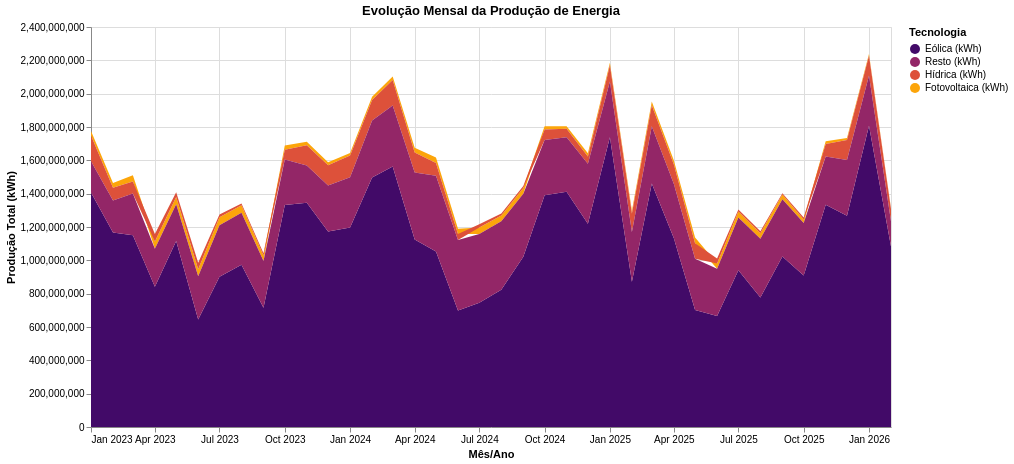

This figure's notebook cell:
### Code cell
tecnologias = ['Eólica (kWh)', 'Fotovoltaica (kWh)', 'Hídrica (kWh)', 'Resto (kWh)']

# 2. "Derreter" o DataFrame
df_long = df_hora.melt(
    id_vars=['Data/Hora'], 
    value_vars=tecnologias,
    var_name='Tecnologia', 
    value_name='kWh'
)

# 3. Criar o gráfico
chart = alt.Chart(df_long).mark_area().encode(
    alt.X('yearmonth(Data/Hora):T').axis(format='%b %Y', title='Mês/Ano'),
    alt.Y('sum(kWh):Q').title('Produção Total (kWh)'),
    
    # Adicionamos o 'sort' aqui para ordenar pela soma de kWh
    alt.Color('Tecnologia:N').scale(scheme='inferno').sort(
        alt.EncodingSortField(field='kWh', op='sum', order='descending')
    ),
    
    alt.Order('sum(kWh):Q', sort='descending'),
    
    tooltip=['yearmonth(Data/Hora)', 'Tecnologia', 'sum(kWh)']
).properties(
    width=800,
    height=400,
    title='Evolução Mensal da Produção de Energia'
).interactive()

chart.show()

### Figure 1 — Vega specification as saved in the notebook (floating-point values rounded to 4 significant figures; data arrays with more than 128 entries replaced by an {"elided": "..."} marker saying what was removed)
{"$schema": "https://vega.github.io/schema/vega/v6.json", "data": [{"name": "param_1e9efca18e7a2868_store"}, {"name": "source_0"}, {"name": "data_0", "values": {"elided": "152 records"}, "transform": [{"type": "formula", "expr": "toDate(datum['yearmonth_Data/Hora'])", "as": "yearmonth_Data/Hora"}]}, {"name": "source_0_color_domain_Tecnologia", "values": [{"Tecnologia": "Eólica (kWh)", "sort_field": 42230000000.0}, {"Tecnologia": "Fotovoltaica (kWh)", "sort_field": 1034000000.0}, {"Tecnologia": "Hídrica (kWh)", "sort_field": 2595000000.0}, {"Tecnologia": "Resto (kWh)", "sort_field": 11820000000.0}]}], "signals": [{"name": "unit", "value": {}, "on": [{"events": "pointermove", "update": "isTuple(group()) ? group() : unit"}]}, {"name": "param_1e9efca18e7a2868", "update": "vlSelectionResolve(\"param_1e9efca18e7a2868_store\", \"union\")"}, {"name": "param_1e9efca18e7a2868_yearmonth_Data_Hora", "on": [{"events": [{"source": "view", "type": "dblclick"}], "update": "null"}, {"events": {"signal": "param_1e9efca18e7a2868_translate_delta"}, "update": "panLinear(param_1e9efca18e7a2868_translate_anchor.extent_x, -param_1e9efca18e7a2868_translate_delta.x / width)"}, {"events": {"signal": "param_1e9efca18e7a2868_zoom_delta"}, "update": "zoomLinear(domain(\"x\"), param_1e9efca18e7a2868_zoom_anchor.x, param_1e9efca18e7a2868_zoom_delta)"}]}, {"name": "param_1e9efca18e7a2868_tuple", "on": [{"events": [{"signal": "param_1e9efca18e7a2868_yearmonth_Data_Hora"}], "update": "param_1e9efca18e7a2868_yearmonth_Data_Hora ? {unit: \"\", fields: param_1e9efca18e7a2868_tuple_fields, values: [param_1e9efca18e7a2868_yearmonth_Data_Hora]} : null"}]}, {"name": "param_1e9efca18e7a2868_tuple_fields", "value": [{"field": "yearmonth_Data/Hora", "channel": "x", "type": "R"}]}, {"name": "param_1e9efca18e7a2868_translate_anchor", "value": {}, "on": [{"events": [{"source": "scope", "type": "pointerdown"}], "update": "{x: x(unit), y: y(unit), extent_x: domain(\"x\")}"}]}, {"name": "param_1e9efca18e7a2868_translate_delta", "value": {}, "on": [{"events": [{"source": "window", "between": [{"source": "scope", "type": "pointerdown"}, {"source": "window", "type": "pointerup"}], "type": "pointermove", "consume": true}], "update": "{x: param_1e9efca18e7a2868_translate_anchor.x - x(unit), y: param_1e9efca18e7a2868_translate_anchor.y - y(unit)}"}]}, {"name": "param_1e9efca18e7a2868_zoom_anchor", "on": [{"events": [{"source": "scope", "consume": true, "type": "wheel"}], "update": "{x: invert(\"x\", x(unit)), y: invert(\"y\", y(unit))}"}]}, {"name": "param_1e9efca18e7a2868_zoom_delta", "on": [{"events": [{"source": "scope", "consume": true, "type": "wheel"}], "update": "pow(1.001, event.deltaY * pow(16, event.deltaMode))", "force": true}]}, {"name": "param_1e9efca18e7a2868_modify", "on": [{"events": {"signal": "param_1e9efca18e7a2868_tuple"}, "update": "modify(\"param_1e9efca18e7a2868_store\", param_1e9efca18e7a2868_tuple, true)"}]}], "marks": [{"type": "group", "name": "pathgroup", "from": {"facet": {"data": "data_0", "name": "faceted_path_main", "groupby": ["Tecnologia"]}}, "encode": {"update": {"width": {"field": {"signal": null, "datum": null, "group": "width", "parent": null}}, "height": {"field": {"signal": null, "datum": null, "group": "height", "parent": null}}}}, "marks": [{"type": "area", "name": "marks", "from": {"data": "faceted_path_main"}, "sort": {"field": "x"}, "encode": {"update": {"fill": {"field": "Tecnologia", "scale": "color"}, "y2": {"field": "sum_kWh_start", "scale": "y"}, "x": {"field": "yearmonth_Data/Hora", "scale": "x"}, "tooltip": {"signal": "{\"Data/Hora (year-month)\": timeFormat(datum[\"yearmonth_Data/Hora\"], timeUnitSpecifier([\"year\",\"month\"], {\"year-month\":\"%b %Y \",\"year-month-date\":\"%b %d, %Y \"})), \"Tecnologia\": isValid(datum[\"Tecnologia\"]) ? datum[\"Tecnologia\"] : \"\"+datum[\"Tecnologia\"], \"Sum of kWh\": format(datum[\"sum_kWh\"], \"\")}"}, "orient": {"value": "vertical"}, "defined": {"signal": "isValid(datum[\"yearmonth_Data/Hora\"]) && isFinite(+datum[\"yearmonth_Data/Hora\"]) && isValid(datum[\"sum_kWh\"]) && isFinite(+datum[\"sum_kWh\"])"}, "y": {"field": "sum_kWh_end", "scale": "y"}}}, "style": ["area"], "interactive": true, "clip": true}]}], "scales": [{"name": "x", "type": "time", "domain": {"data": "data_0", "field": "yearmonth_Data/Hora"}, "range": [0, {"signal": "width"}], "domainRaw": {"signal": "param_1e9efca18e7a2868[\"yearmonth_Data/Hora\"]"}}, {"name": "y", "type": "linear", "domain": {"data": "data_0", "fields": ["sum_kWh_start", "sum_kWh_end"]}, "range": [{"signal": "height"}, 0], "nice": true, "zero": true}, {"name": "color", "type": "ordinal", "domain": {"data": "source_0_color_domain_Tecnologia", "field": "Tecnologia", "sort": {"op": "max", "field": "sort_field", "order": "descending"}}, "range": {"scheme": "inferno"}}], "axes": [{"scale": "x", "maxExtent": 0, "orient": "bottom", "grid": true, "tickCount": {"signal": "ceil(width/40)"}, "tickMinStep": {"signal": "datetime(2001, 1, 1, 0, 0, 0, 0) - datetime(2001, 0, 1, 0, 0, 0, 0)"}, "minExtent": 0, "gridScale": "y", "ticks": false, "labels": false, "domain": false, "aria": false, "zindex": 0}, {"scale": "y", "orient": "left", "gridScale": "x", "domain": false, "labels": false, "minExtent": 0, "ticks": false, "aria": false, "tickCount": {"signal": "ceil(height/40)"}, "grid": true, "maxExtent": 0, "zindex": 0}, {"scale": "x", "zindex": 0, "tickCount": {"signal": "ceil(width/40)"}, "grid": false, "labelOverlap": true, "title": "Mês/Ano", "labelFlush": true, "tickMinStep": {"signal": "datetime(2001, 1, 1, 0, 0, 0, 0) - datetime(2001, 0, 1, 0, 0, 0, 0)"}, "format": "%b %Y", "orient": "bottom"}, {"scale": "y", "tickCount": {"signal": "ceil(height/40)"}, "zindex": 0, "grid": false, "title": "Produção Total (kWh)", "orient": "left", "labelOverlap": true}], "title": {"text": "Evolução Mensal da Produção de Energia", "frame": "group"}, "width": 800, "style": "cell", "height": 400, "legends": [{"fill": "color", "symbolType": "circle", "title": "Tecnologia"}], "padding": 5, "background": "white"}
